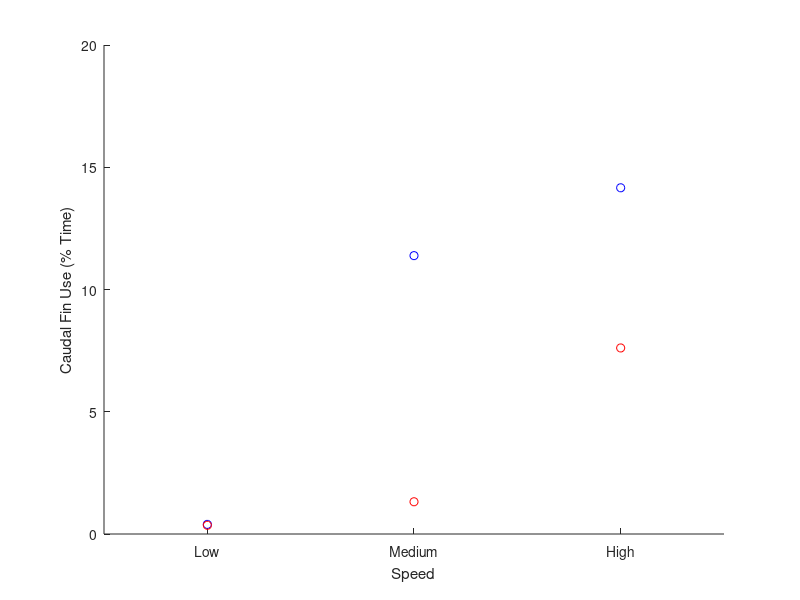

This chart was generated by the following MATLAB code: (Note: this script raises an error after producing the figure.)
clear all

% load in data
load('June2015_FinData')

% get variable names
a = whos;

% automate filename generation
for i = 1:48
    filename = a(i).name;
    % is caudal fin used? find == 2
    used = find(eval(strcat(filename,'(:,2)')) == 2);
    if length(used) > 1;
        caud(i) = 1;
        %% find previous use of pectoral 
        prevP = eval(strcat(filename,'(used-1,1)'));
        if used(end) == length(eval(strcat(filename)))
        nextP = eval(strcat(filename,'(used(1:end-1)+1,1)'));
        else 
            nextP = eval(strcat(filename,'(used+1,1)'));
        end
        c = eval(strcat(filename,'(used,1)'));
        Ctime(i) = sum(nextP-c(1:length(nextP))); % total use of caudal fin in seconds
        PerCtime(i) = 100*(Ctime(i)/(eval(strcat(filename,'(end,1)')) - eval(strcat(filename,'(1,1)'))));
    end
end

%% other factors
speed = repmat([1 2 3]',16,1);
% turbulent == 0, laminar == 1 (straightener is IN)
flow = [0 0 0 1 1 1 0 0 0 1 1 1 0 0 0 1 1 1 1 1 1 0 0 0 1 1 1 0 0 0 0 0 0 1 1 1 1 1 1 0 0 0 0 0 0 1 1 1];     
% fish ID
fish = [repmat(10,1,6),repmat(11,1,6),repmat(13,1,6),repmat(15,1,6),...
    repmat(19,1,6),repmat(5,1,6),repmat(6,1,6),repmat(9,1,6),]';

%% plot in some different ways to separate lam/turb/speeds
figure(5); clf; hold on
f0 = find(flow == 0);
f0s1 = find(speed(f0) == 1);
f0s2 = find(speed(f0) == 2);
f0s3 = find(speed(f0) == 3);
plot(1,mean(PerCtime(f0(f0s1))),'bo',2,mean(PerCtime(f0(f0s2))),'bo',3,mean(PerCtime(f0(f0s3))),'bo')

f1 = find(flow == 1);
f1s1 = find(speed(f1) == 1);
f1s2 = find(speed(f1) == 2);
f1s3 = find(speed(f1) == 3);
plot(1,mean(PerCtime(f1(f1s1))),'ro',2,mean(PerCtime(f1(f1s2))),'ro',3,mean(PerCtime(f1(f1s3))),'ro')
xlabel('Speed'); xlim([0.5 3.5]); set(gca,'xtick',[1 2 3],'xticklabel',{'Low','Medium','High'})
ylabel('Caudal Fin Use (% Time)')
adjustfigurefont


figure(6); clf; hold on % change all of these to have error bars
plot(0,mean(PerCtime(f0(f0s1))),'bo')
plot(1,mean(PerCtime(f1(f1s1))),'ro')
plot(0,mean(PerCtime(f0(f0s2))),'bo')
plot(1,mean(PerCtime(f1(f1s2))),'ro')
plot(0,mean(PerCtime(f0(f0s3))),'bo')
plot(1,mean(PerCtime(f1(f1s3))),'ro')
xlabel('Flow Condition'); xlim([-0.5 1.5]); set(gca,'xtick',[0 1],'xticklabel',{'Low','High'})
ylabel('Caudal Fin Use (% Time)')
